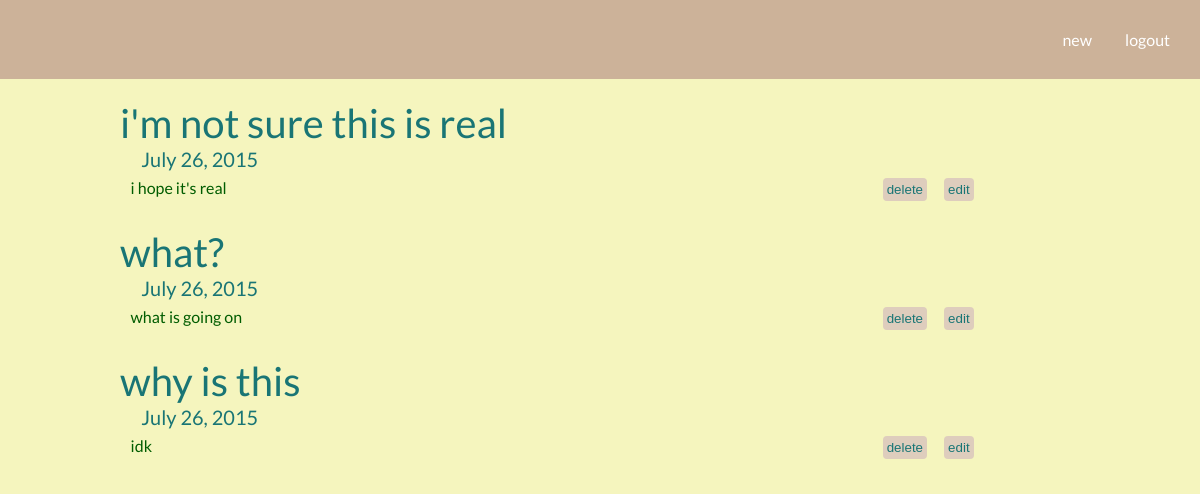
Page /jesus/ on the earlier database version.
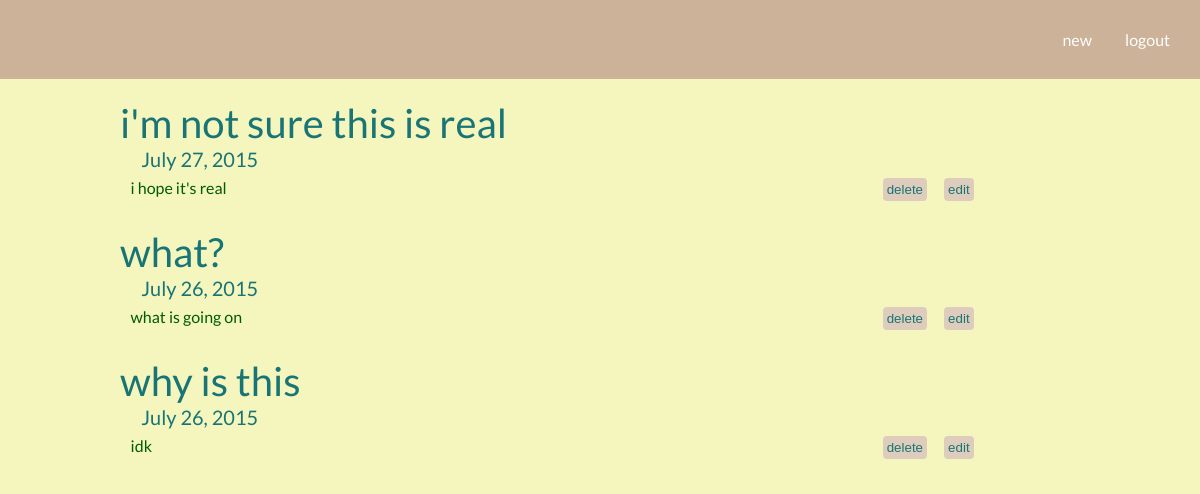
Same page on the later database version.
### post/models.py (models this page shows, shortened)
class Post(models.Model):
    author = models.ForeignKey(User)
    text = models.TextField()
    subject = models.CharField(max_length=20)
    date = models.DateField(timezone.now())

### post/views.py (the view)
# urls.py: url(r'^(?P<username>[\w-]+)/$', views.main, name='main'),
def main(request, username):
	u = get_object_or_404(User, username=username)
	p = u.post_set.all().order_by('-id')
	if u.is_authenticated():
		return render(request, 'post/index.html', {'user' : u, 'posts' : p, 'logged' : 'yes'})
	else :
		return render(request, 'post/index.html', {'user' : u, 'posts' : p})

### post/templates/post/index.html (shortened to what this page needs)
{% load staticfiles %}
<head>
	<link rel="stylesheet" type="text/css" href="{% static "css/poststyle.css" %}">
</head>
<body>
{% if logged %}
	<div id = "nav">
		<div id = "logo">
		</div>
		{% if user.is_authenticated %}
		<div id = "transfer">
			<div id = "new">
				<a href = "{% url 'post:new' user.username %}">new</a>
			</div>
			<div id = "logout">
				<a href = "{% url 'login:done' user.username %}">logout</a>
			</div>
		{% else %}
			<div id = "login">
				<a href = "{% url 'login:index' %}">login</a>
			</div>
		</div>
		{% endif %}
	</div>
	</div>
	<div id = "postlist">
		<ul>
		{% for post in posts %}
			<li id = "post">
				<div "line">
					<div id = "sub">
						{{ post.subject }}
					</div>
					<div id = "date">
						{{ post.date }}
					</div>
				</div>
				<div id = "line">
					<div id = "text">
						{{ post.text }}
					</div>
				{% if logged %}
					<div id = "formz">
						<form action = "{% url 'post:delete' post.id %}" method='POST'>
							<input type="submit" value="delete" id = "delete" class = "font">
						</form>
						<form action = "{% url 'post:edit' post.id %}" method='POST'>
							<input type="submit" value="edit" id = "edit" class = "font">
						</form>
					</div>
				</div>
				{% endif %}
			</li>
		{% endfor %}
		</ul>
	{% else %}
		<p>No User lol made.</p>
	{% endif %}
	</div>
</body>

Differences in the rows shown:
changed Post "i'm not sure this is real": date "July 26, 2015" → "July 27, 2015"
